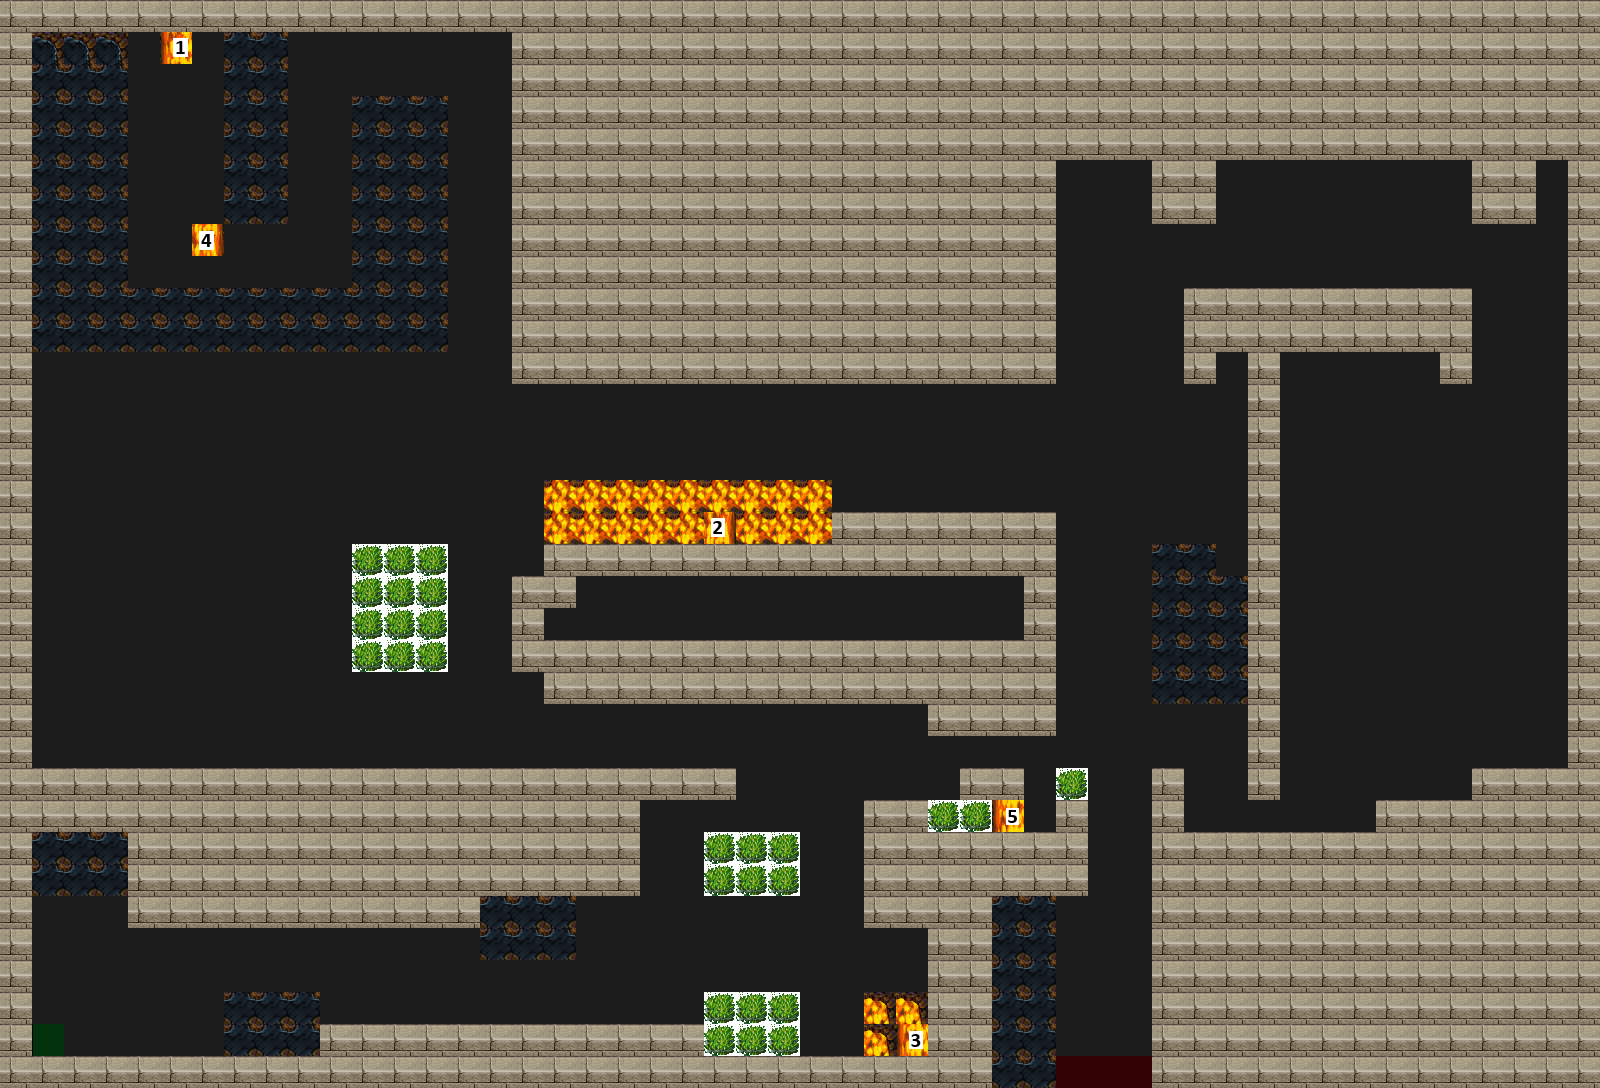

This game map was drawn from its Tiled (.tmx) file and the tilesets committed beside it. A one-line description and the trimmed map source follow:
An orthogonal 50x34 tile map with 32x32 px tiles, 4 tile layers (Wall, Trap, Road, Utility), 4 tilesets.

<map version="1.2" tiledversion="1.2.0" orientation="orthogonal" renderorder="right-down" width="50" height="34" tilewidth="32" tileheight="32" infinite="0" nextlayerid="5" nextobjectid="1">
 <tileset firstgid="1" source="../tilesets/meta.tsx" />
 <tileset firstgid="3" source="../tilesets/road.tsx" />
 <tileset firstgid="4" source="../tilesets/traps.tsx" />
 <tileset firstgid="196" source="../tilesets/wallsandroofs.tsx" />
 <layer id="1" name="Wall" width="50" height="34">
  <data>[1700 cells, 746 non-empty, 1 distinct tile ids]</data>
 </layer>
 <layer id="3" name="Trap" width="50" height="34">
  <data>[1700 cells, 176 non-empty, 10 distinct tile ids]</data>
 </layer>
 <layer id="4" name="Road" width="50" height="34">
  <data>[1700 cells, 774 non-empty, 1 distinct tile ids]</data>
 </layer>
 <layer id="2" name="Utility" width="50" height="34">
  <data>[1700 cells, 4 non-empty, 2 distinct tile ids]</data>
 </layer>
</map>
